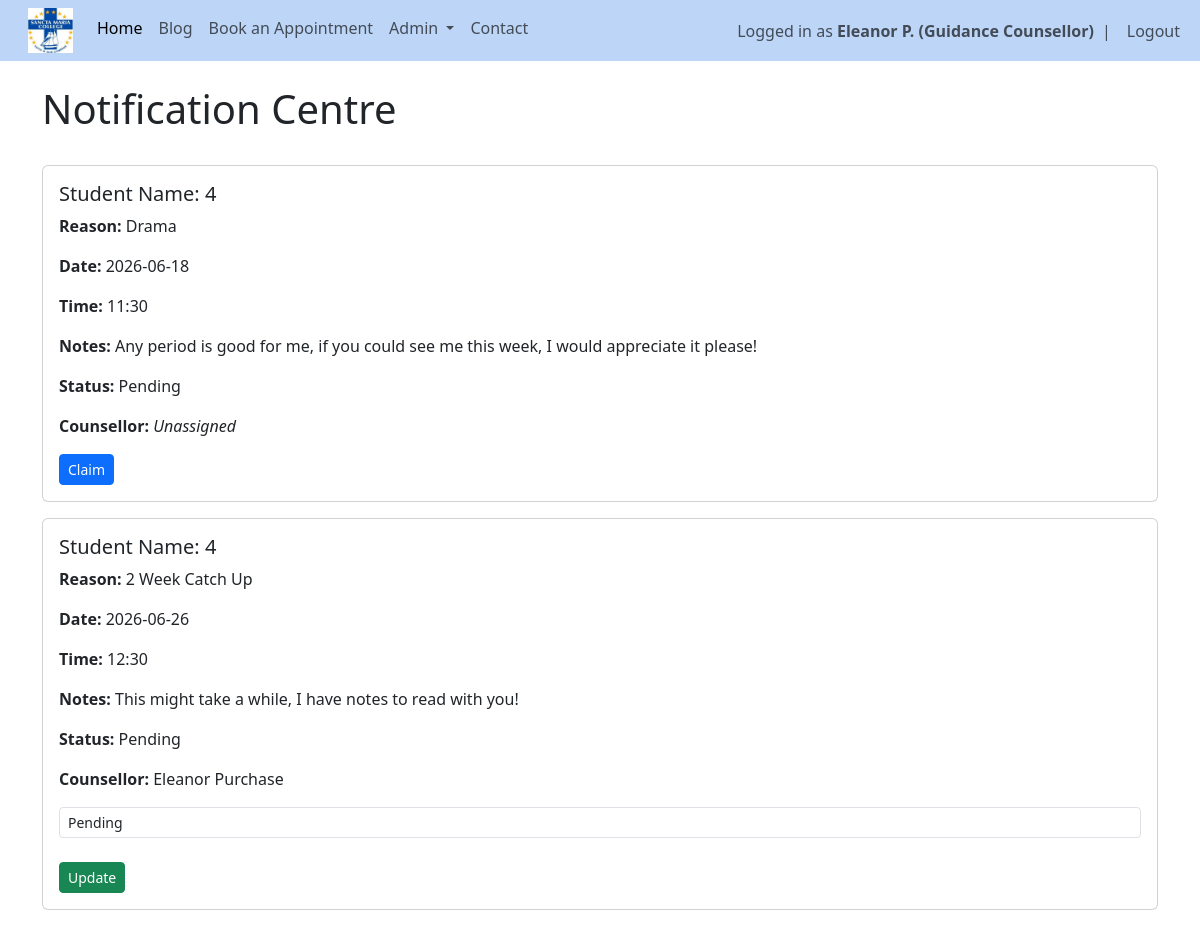
The app's page /notifications (signed in), older data.
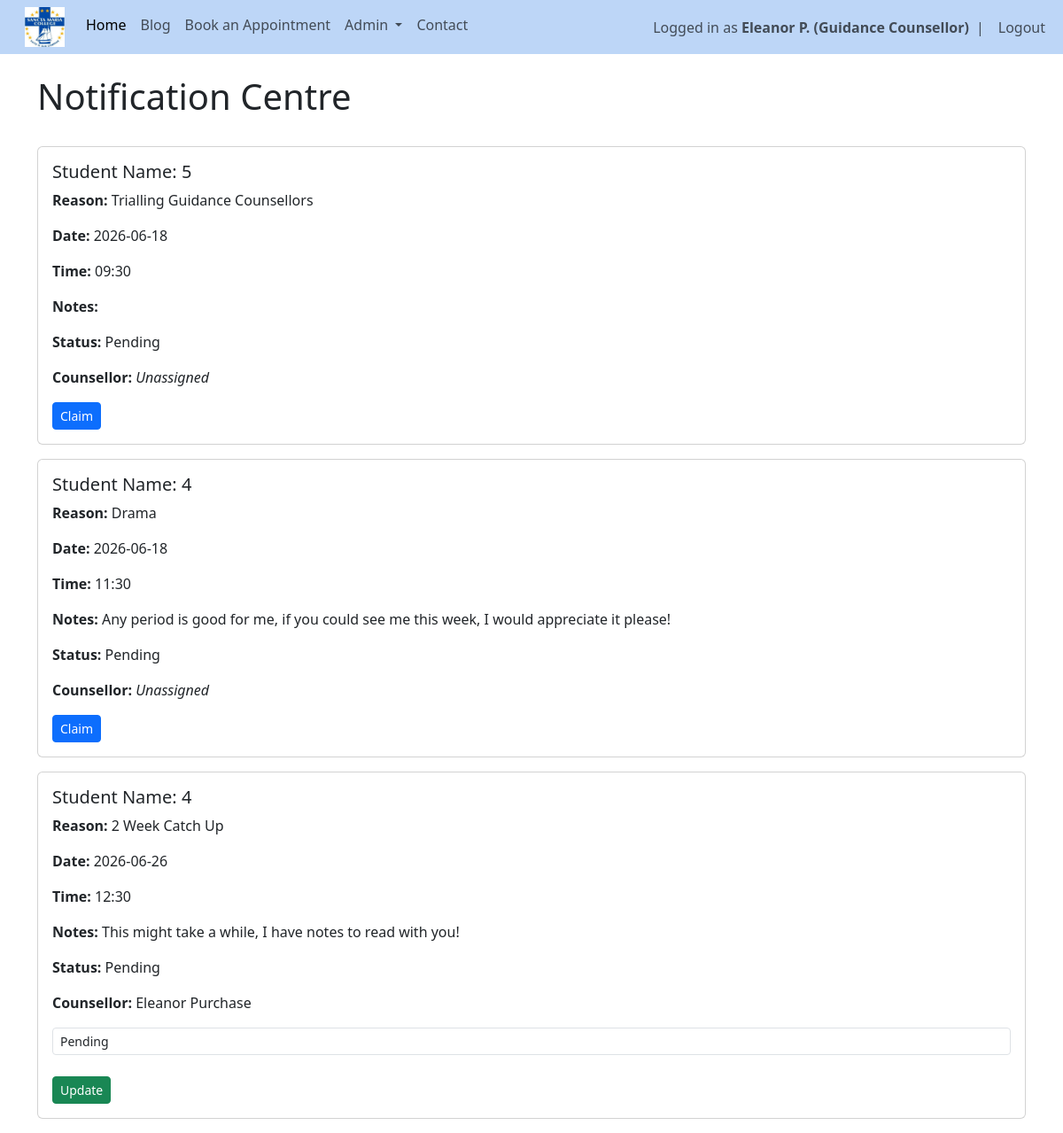
The same page, newer data.
### website/models.py (models this page shows)
class User(db.Model, UserMixin):
    id = db.Column(db.Integer, primary_key=True)
    email = db.Column(db.String(150), unique=True)
    fname = db.Column(db.String(20))
    lname = db.Column(db.String(20))
    username = db.Column(db.String(150), unique=True)
    role = db.Column(db.String(150))
    password = db.Column(db.String(150))
    date_created = db.Column(db.DateTime(timezone=True), default=func.now())
    posts = db.relationship('Post', backref='user', passive_deletes=True)
    comments = db.relationship('Comment', backref='user', passive_deletes=True)
    likes = db.relationship('Like', backref='user', passive_deletes=True)
    appointments = db.relationship('Appointment', foreign_keys='Appointment.counsellor_id', backref='counsellor')

class Appointment(db.Model):
    id = db.Column(db.Integer, primary_key=True)
    student_id = db.Column(db.Integer, db.ForeignKey('user.id'), nullable=False)
    counsellor_id = db.Column(db.Integer, db.ForeignKey('user.id'), nullable=True)
    reason = db.Column(db.String(200))
    preferred_date = db.Column(db.String(50))
    preferred_time = db.Column(db.String(50))
    notes = db.Column(db.Text)
    status = db.Column(db.String(50), default="Pending")
    date_created = db.Column(db.DateTime(timezone=True), default=func.now())

### website/views.py (the view)
@views.route("/notifications")
@login_required
def notifications():
    if current_user.role != "Guidance Counsellor":
        flash("Access Denied", category="error")
        return redirect(url_for("views.home"))
    appointments = Appointment.query.filter((Appointment.counsellor_id == current_user.id) | (Appointment.counsellor_id == None)
                                            ).order_by(Appointment.date_created.desc()).all()
    return render_template("notifications.html", user=current_user, appointments=appointments)

### website/__init__.py (called while the page is built)
def create_app():
    app = Flask(__name__)
    app.config['SECRET_KEY'] = "DQiAlMIU5u5eeLDw4KPMHx4d"
    app.config['SQLALCHEMY_DATABASE_URI'] = f'sqlite:///{DB_NAME}'
    db.init_app(app)
    from .views import views
    from .auth import auth
    app.register_blueprint(views, url_prefix="/")
    app.register_blueprint(auth, url_prefix="/")
    from .models import User, Post
    with app.app_context():
        db.create_all()
    login_manager = LoginManager()
    login_manager.login_view = "auth.login"
    login_manager.init_app(app)
    @login_manager.user_loader
    def load_user(id):
        return User.query.get(int(id))
    return app

### website/templates/notifications.html (shortened to what this page needs)
{% extends "template.html"%} {% block title %} Notification Centre {% endblock %}
{% block content%}
<br/>
<h1>{% block header %} Notification Centre {% endblock %}</h1>
<br/>
{% for appointment in appointments %}
<div class="card mb-3">
    <div class="card-body">
        <h5>Student Name: {{ appointment.student_id }}</h5>
        <p><b>Reason:</b> {{ appointment.reason }}</p>
        <p><b>Date:</b> {{ appointment.preferred_date }}</p>
        <p><b>Time:</b> {{ appointment.preferred_time }}</p>
        <p><b>Notes:</b> {{ appointment.notes }}</p>
        <p>
            <b>Status:</b> {{ appointment.status }}
        </p>
        <p>
            <b>Counsellor:</b>
            {% if appointment.counsellor %}
                {{ appointment.counsellor.fname }} {{ appointment.counsellor.lname }}
            {% else %}
                <em>Unassigned</em>
            {% endif %}
        </p>
        {% if appointment.counsellor_id is none %}
        <form method="POST" action="/claim-appointment/{{ appointment.id }}">
            <button class="btn btn-primary btn-sm">Claim</button>
        </form>
        {% endif %}
        {% if appointment.counsellor_id == current_user.id %}
        <form method="POST" action="/update-appointment-status/{{ appointment.id }}">
            <select name="status" class="form-control form-control-sm">
                <option value="Pending">Pending</option>
            </select>
            <br/>
            <button class="btn btn-success btn-sm">Update</button>
        </form>
        {% endif %}
    </div>
</div>
{% endfor %}
{% endblock %}

### website/templates/template.html (shortened to what this page needs)
<!DOCTYPE html>
<html>
    <head>
        <link href="https://cdn.jsdelivr.net/npm/bootstrap@5.3.8/dist/css/bootstrap.min.css" rel="stylesheet">
        <link rel="stylesheet" type="text/css" href="{{ url_for('static', filename='main.css') }}">
    </head>
    <body>
        <nav class="navbar navbar-expand-lg">
            <div class="container-fluid">
              <div class="collapse navbar-collapse" id="navbarSupportedContent">
                <ul class="navbar-nav me-auto mb-2 mb-lg-0">
                  <li class="nav-item">
                      <a class="navbar-brand" href="/home">
                          <img src="{{ url_for('static', filename='img/schoollogo.jpg') }}" width="45px" height="45px">
                      </a>
                  </li>
                  <li class="nav-item">
                      <a class="nav-link active" href="/home">Home</a>
                  </li>
                  {% if user.is_authenticated %}
                  <li class="nav-item">
                    <a class="nav-link" href="/blog">Blog</a>
                  </li>
                  <li class="nav-item">
                      <a class="nav-link" href="/book-appointment">Book an Appointment</a>
                  </li>
                  {% if current_user.role == "Guidance Counsellor" %}
                  <li class="nav-item dropdown">
                      <a class="nav-link dropdown-toggle" href="#" role="button"
                          data-bs-toggle="dropdown">
                          Admin
                      </a>
                  </li>
                  {% endif %}
                  {% endif %}
                  <li class="nav-item">
                      <a class="nav-link" href="/contact">Contact</a>
                  </li>
                </ul>
                <ul class="navbar-nav ms-auto align-items-center">
                {% if user.is_authenticated %}
                <li class="nav-item">
                    <span class="navbar-text">
                        Logged in as <strong>{{ user.fname }} {{ user.lname[0] }}. ({{ user.role }})</strong>
                    </span>
                </li>
                <li class="nav-item mx-2">
                    <span class="navbar-text">|</span>
                </li>
                <li class="nav-item">
                    <a class="nav-link py-0" href="/logout">Logout</a>
                </li>
                {% endif %}
                </ul>
              </div>
            </div>
          </nav>
        <div class="container">{% block content %} {% endblock %}</div>
      </body>
</html>

### website/static/main.css (style rules this page uses)
nav { background-color: #bdd6f7; }

Row changes from the older to the newer data that the page shows:
added Appointment: student_id "5", reason "Trialling Guidance Counsellors", preferred_date "2026-06-18", preferred_time "09:30", status "Pending", shows "Unassigned"
